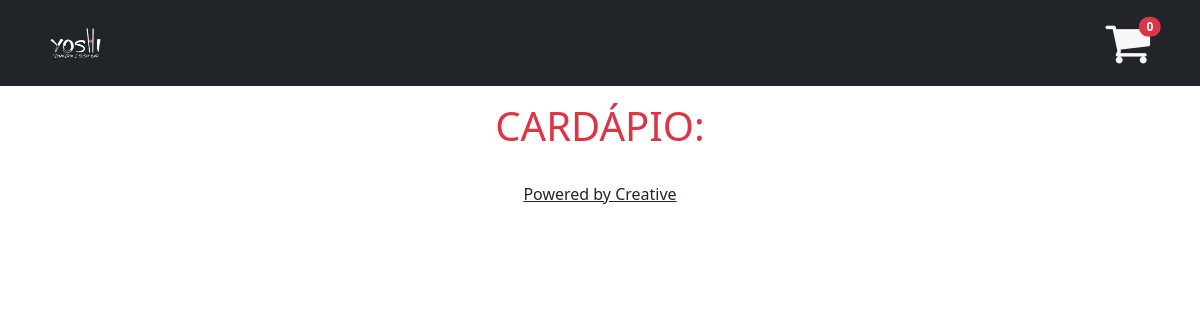
Before: /cardapio/ with the older database file.
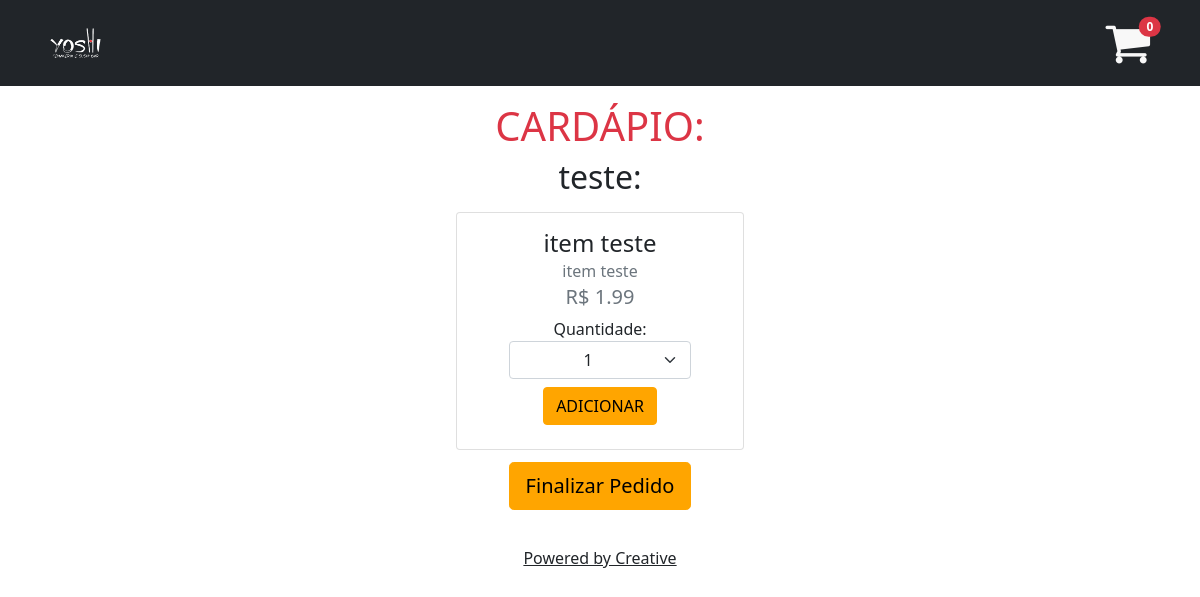
After: the same page with the newer database file.
### menu/models.py (models this page shows, shortened)
class Item_classificacao(models.Model):
    text = models.CharField(max_length=25,unique=True)
    class Meta:
        verbose_name_plural = "Categorias"

class Item(models.Model):
    item_nome = models.CharField(max_length=40,unique=True)
    componentes = models.TextField(null=True,blank=True,default=None)
    classificacao = models.ForeignKey(Item_classificacao,on_delete=models.CASCADE,default=None)
    descricao = models.CharField(null=True,default=True,max_length=50)
    preco = models.DecimalField(decimal_places=2,max_digits=10)
    img = models.ImageField(upload_to = 'images/',null=True,blank=True, default=None)
    class Meta:
        verbose_name_plural = "Itens"

### carrinho/views.py (the view, shortened to what this page needs)
# urls.py: path('',cardapio),
def cardapio(request):
    if request.method == "GET":
        categorias = Item_classificacao.objects.all()
        produtos = Item.objects.all()
        form = FormPedido()
        try:
            session_key = request.COOKIES[settings.SESSION_COOKIE_NAME]
            produtos2 = Pedido.objects.filter(session_key=session_key,concluido=False)
            quantidade_cart = 0
            for i in produtos2:
                quantidade_cart += 1
            lista_itens = []
            for i in produtos2:
                lista_itens.append(i.item.item_nome)
            print("LISTA ITENS ABAIXO:")
            print(lista_itens)
        except:
            print("DEU ERRO CABRA")
            lista_itens = []
            quantidade_cart = 0
        context = {'categorias':categorias,'produtos':produtos,'form':form, 'quantidade_cart': quantidade_cart,'lista_itens':lista_itens,}
        return render(request,'pedidos/cliente/cardapio.html',context=context)

### carrinho/forms.py
class FormPedido(forms.ModelForm):
    class Meta:
        model = Pedido
        fields = ['item','quantidade']

### templates/pedidos/cliente/cardapio.html (shortened to what this page needs)
<!doctype html>
{%load static%}
{% load crispy_forms_tags %}
<html lang="pt-br">
  <head>
    <link rel="stylesheet" href="{% static 'css/bootstrap.css' %}">
    <link rel="stylesheet" href="https://cdnjs.cloudflare.com/ajax/libs/font-awesome/4.7.0/css/font-awesome.min.css">
  </head>
  <body>
    <nav class="navbar navbar-dark bg-dark">
        <div class="container">
            <a class="navbar-brand" href="#">
              <img src="{%static '/img/logo2.png' %}" alt="" width="67" height="60">
            </a>
            <div class="mx-2">
            <a href="/cardapio/meu_carrinho/">
            <i class="fa fa-shopping-cart mr-3" style="font-size:48px;color:rgb(248, 248, 248)"></i>
            <span class="position-absolute top-15  translate-middle badge rounded-pill bg-danger my-2">{{quantidade_cart}}</span>
            </a>
          </div>
          </div>
    </nav>
    {% block content %}
    <div class="container text-center my-3">
        <h1 class="text-center text-danger my-2"> CARDÁPIO: </h1>
        {% if categorias %}
        {%for i in categorias%}
        <div class="container">
          <div class="row justify-content-center">
        <h2 class="text-center">{{i.text}}:</h2>
        {% if produtos %}
        {%for produto in produtos%}
        {%if produto.classificacao.text == i.text%}
        <div class="card my-2 mx-2" style="width: 18rem;">
          <div class="card-body">
              <h4 class="card-title">{{produto.item_nome}}</h4>
              <h6 class="card-subtitle mb-2 text-muted">{{produto.descricao}}</h6>
              <h5 class="card-subtitle mb-2 text-muted">R$ {{produto.preco}}</h5>
              {% if not produto.item_nome in lista_itens %}
              <form action="/cardapio/" method="post" class="post-form">
                <label for="team_name">Quantidade: </label>
                <div class="container-sm">
                <select class="form-select text-center" name="quantidade" aria-label="Default select example">
                  <option value="1">1</option>
                </select>
                </div>
                <input class="btn btn-warning my-2" type="submit" value="ADICIONAR">
              </form>
              {% else %}
              <input class="btn btn-warning my-2" type="button" disabled value="ITEM ADICIONADO">
              {% endif %}
          </div>
      </div>
        {%endif%}
        {%endfor%}
        {%endif%}
        {%endfor%}
        <div class="container-sm">
        <a class="btn btn-warning btn-lg my-1" href="/cardapio/meu_carrinho/">Finalizar Pedido</a>
        </div>
      </div>
        </div>
        {%endif%}
        {%endblock %}
      </div>
      {% include 'footer/register_white.html' %}
  </body>
</html>

### templates/footer/register_white.html
{% load static %}
{% block content%}
<footer class="position-static bottom">
    <div class="text-center mt-4 pt-2 pb">
      <a class="text-dark"> Powered by Creative</a>
    </div>
</footer>
{% endblock %}

Changed rows visible on the page:
added Item_classificacao: text "teste"
added Item: item_nome "item teste", descricao "item teste", preco "1.99"
Other visible differences:
text now shown: "Finalizar Pedido"
